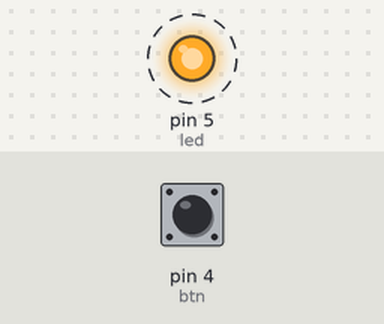
A sketch run on a simulated Arduino Uno, built with avr-gcc and run on an emulated ATmega328P. Shown: output pins drawn as LEDs (lit = HIGH). Dashed ring = blinking. Inputs (shaded band) come from the test bench; at power-on: pin 4 (btn) LOW. What the sketch prints to the serial monitor is not drawn.

Above: at 0.2 s.
Timing chart, 0 to 3.0 s (numbered marks = the images above):
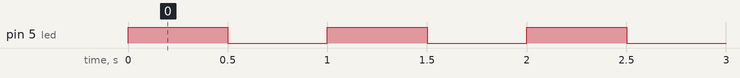

The sketch:

ledbtn_test.ino
```cpp
#define btn 4
#define led 5
int output = 0;

void setup() {

  Serial.begin(9600);
  pinMode(btn, INPUT);
  pinMode(led, OUTPUT);
}

void loop() {
  output ? output = 0 : output = 1;
  digitalWrite(led, output);

  Serial.print("led : ");
  Serial.println(output);
  int a = digitalRead(btn);
  Serial.print("btn : ");
  Serial.println(a);
  delay(500);
}
```

Measured:
- by itself, pin 5 (led): alternates HIGH for 0.50 s and LOW for 0.50 s
